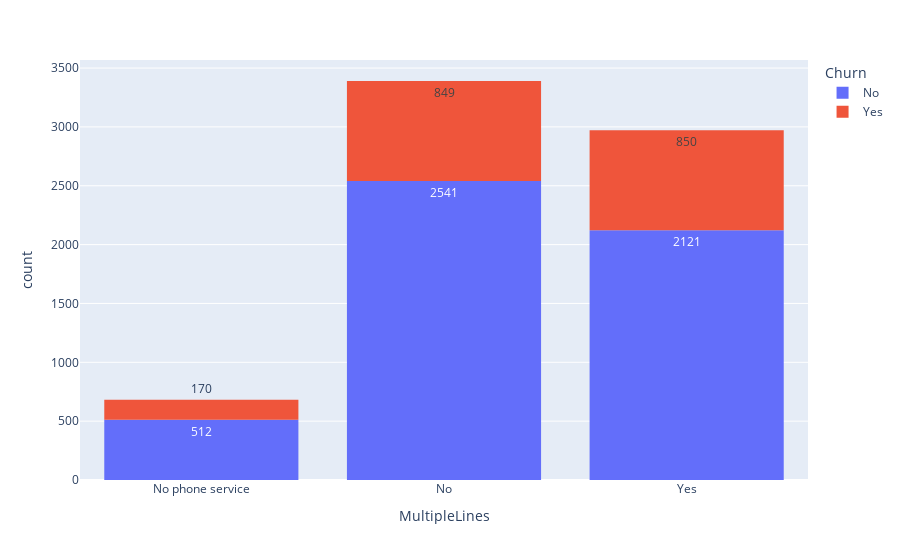

Write notebook code for a chart like this one.
### Code cell
fig = px.histogram(df, x="MultipleLines", color="Churn", text_auto=True)
fig.show()

### Figure 1 — Plotly figure (JSON) as saved in the notebook; plotly's stock layout.template omitted (floating-point values rounded to 4 significant figures; data arrays with more than 128 entries replaced by an {"elided": "..."} marker saying what was removed)
{"data": [{"alignmentgroup": "True", "bingroup": "x", "hovertemplate": "Churn=No<br>MultipleLines=%{x}<br>count=%{y}<extra></extra>", "legendgroup": "No", "marker": {"color": "#636efa", "pattern": {"shape": ""}}, "name": "No", "offsetgroup": "No", "orientation": "v", "showlegend": true, "texttemplate": "%{value}", "type": "histogram", "x": {"elided": "5174 str values"}, "xaxis": "x", "yaxis": "y"}, {"alignmentgroup": "True", "bingroup": "x", "hovertemplate": "Churn=Yes<br>MultipleLines=%{x}<br>count=%{y}<extra></extra>", "legendgroup": "Yes", "marker": {"color": "#EF553B", "pattern": {"shape": ""}}, "name": "Yes", "offsetgroup": "Yes", "orientation": "v", "showlegend": true, "texttemplate": "%{value}", "type": "histogram", "x": {"elided": "1869 str values"}, "xaxis": "x", "yaxis": "y"}], "layout": {"barmode": "relative", "legend": {"title": {"text": "Churn"}, "tracegroupgap": 0}, "margin": {"t": 60}, "xaxis": {"anchor": "y", "domain": [0, 1], "title": {"text": "MultipleLines"}}, "yaxis": {"anchor": "x", "domain": [0, 1], "title": {"text": "count"}}}}
